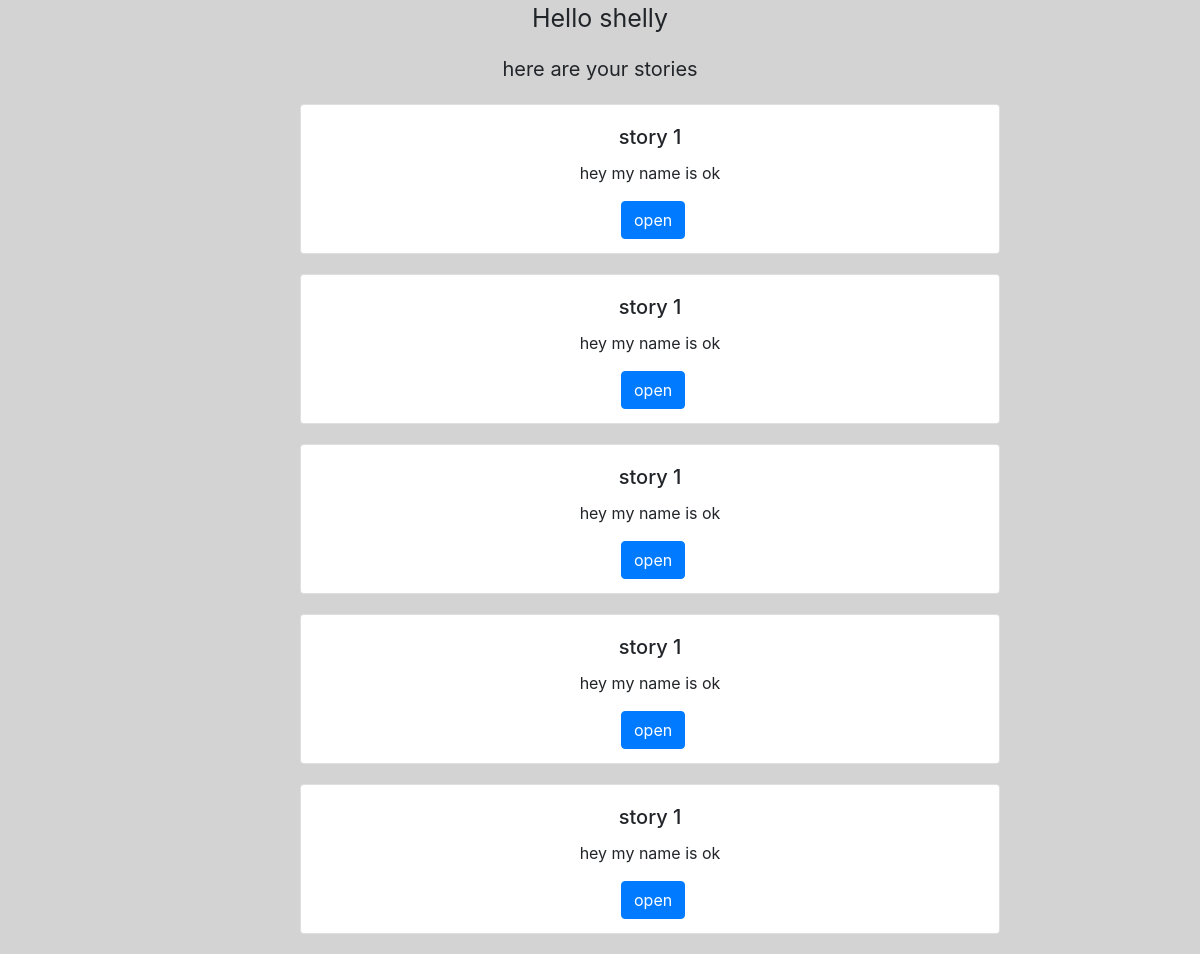
Before: /profile with the older database file.
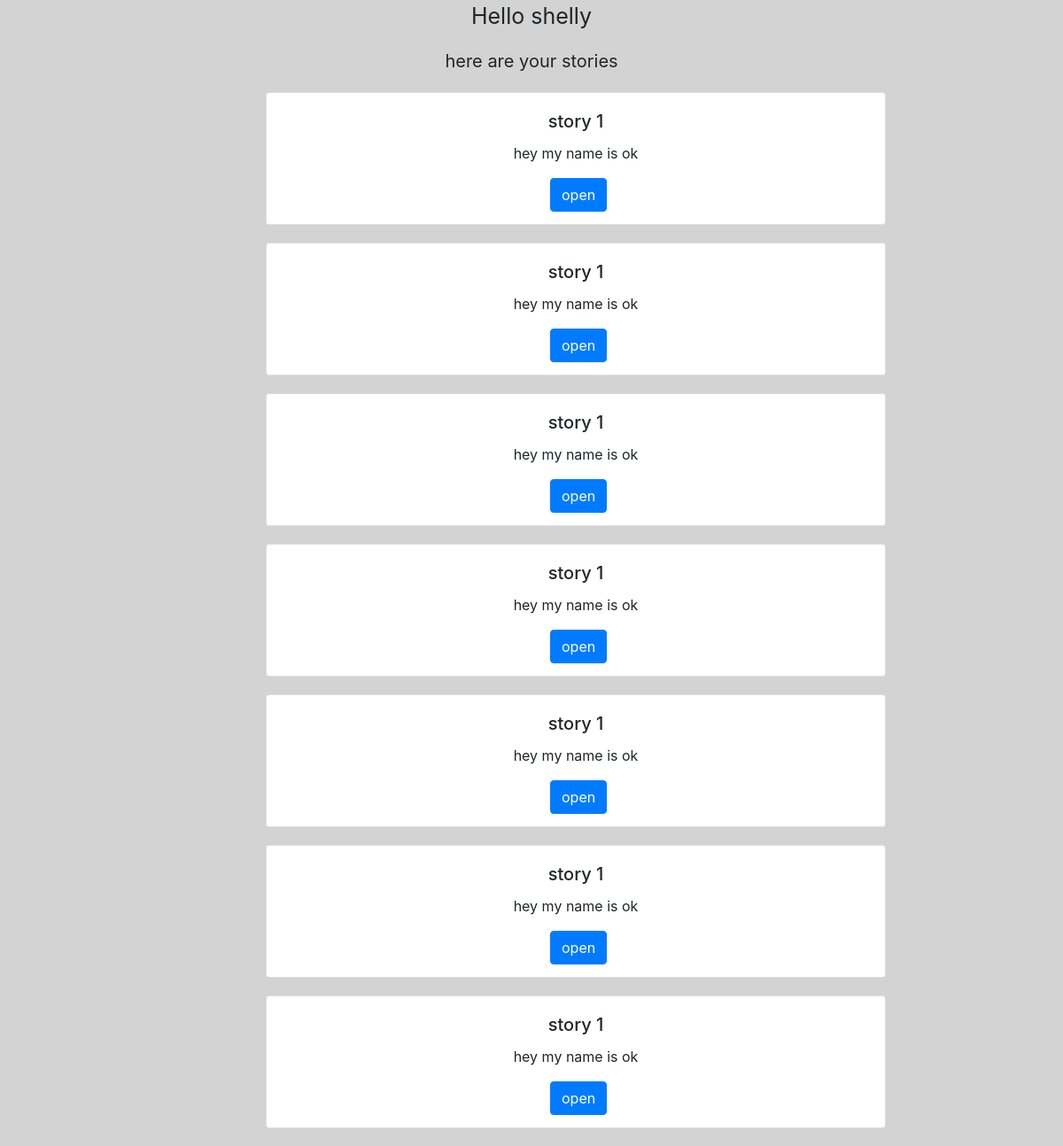
After: the same page with the newer database file.
### model.py (models this page shows)
class User(Base):
    __tablename__ = "users"
    id = Column(Integer, primary_key=True)
    username = Column(String)
    password = Column(String)
    role = Column(Integer)

class Story(Base):
    __tablename__ = "stories"
    id = Column(Integer, primary_key=True)
    title = Column(String)
    the_story=Column(String)
    name=Column(String)
    summary=Column(String)

### app.py (the view)
@app.route("/profile")
def profile():
    user=auth_user("shelly",1234)
    stories=story_by_name("shelly")
    return render_template("profile.html", user=user, stories=stories)

### database.py (called while the page is built)
def auth_user(username, password):
    session = DBSession()
    user = session.query(User).filter_by(username = username, password= password).first()
    print(user)
    return user

def story_by_name(name):
	session = DBSession()
	stories= session.query(Story).filter_by(name=name).all()
	return stories

### templates/profile.html (shortened to what this page needs)
<!DOCTYPE html>
<html class="no-js" lang="en">
<head>
    <link rel="stylesheet" href="https://stackpath.bootstrapcdn.com/bootstrap/4.1.3/css/bootstrap.min.css">
    <link rel="stylesheet" href="../static/css/style_profile.css">
</head>
<body>
    <p id="title">Hello {{user.username}}</p>
    <p id="text">here are your stories</p>
     {% for story in stories%}
      <div class="card">
        <div class="card-body">
        <h5 class="card-title">{{story.title}}</h5>
        <p class="card-text">{{story.summary}}</p>
        <a href="#" class="btn btn-primary">open</a>
        </div>
    </div>
      {% endfor%}
</body>

### static/css/style_profile.css (style rules this page uses)
body { background-color: lightgrey; }
.card { height: 150px; width: 700px; margin:20px; margin-left:300px; }
.btn { margin-bottom: 30px; }
.card-title { text-align: center; }
.card-text { text-align: center; }
.btn { position: absolute; left:320px; }
#text { text-align: center; font-size: 20px; }
#title { text-align: center; font-size: 25px; }

Changed rows visible on the page:
added Story: title "story 1", summary "hey my name is ok"
added Story: title "story 1", summary "hey my name is ok"
